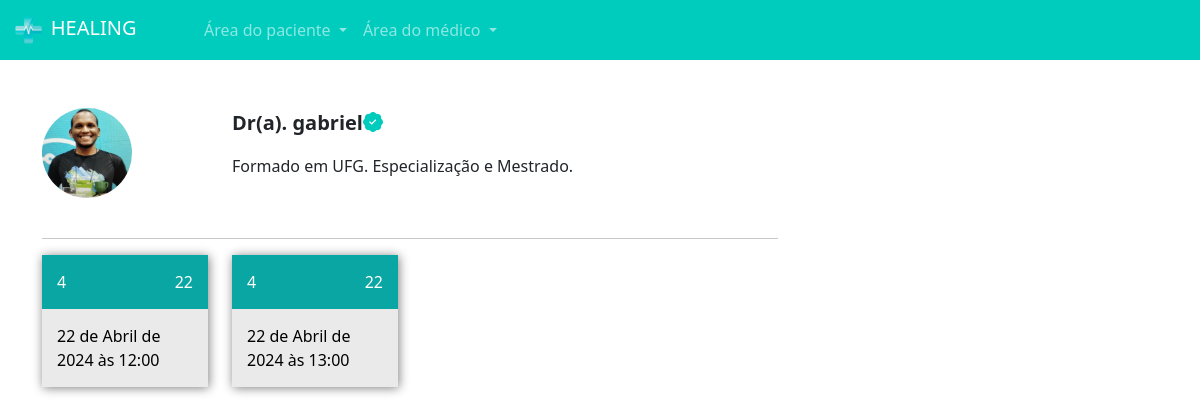
/pacientes/escolher_horario/2 (signed in), run on the app's committed database.
### medico/models.py (models this page shows, shortened)
class DadosMedico(models.Model):
    crm = models.CharField(max_length=30)
    nome = models.CharField(max_length=100)
    cep = models.CharField(max_length=15)
    rua = models.CharField(max_length=100)
    bairro = models.CharField(max_length=100)
    numero = models.IntegerField()
    rg = models.ImageField(upload_to='rgs')
    cedula_identidade_medica = models.ImageField(upload_to='cim')
    foto = models.ImageField(upload_to='fotos_perfil')
    descricao = models.TextField()
    valor_consulta = models.FloatField(default=100)
    user = models.ForeignKey(User, on_delete=models.DO_NOTHING)
    especialidade = models.ForeignKey(Especialidades, on_delete=models.DO_NOTHING)
    def __str__(self):
        return self.user.username

class DatasAbertas(models.Model):
    data = models.DateTimeField()
    user = models.ForeignKey(User, on_delete=models.DO_NOTHING) # as datas abertas estarão atreladas a um usuário
    agendado = models.BooleanField(default=False)

### paciente/views.py (the view)
# urls.py: path('escolher_horario/<int:id_dados_medicos>', views.escolher_horario, name='escolher_horario'),
@login_required
def escolher_horario(request, id_dados_medicos):
    if request.method == 'GET':
        medico = DadosMedico.objects.get(id=id_dados_medicos)
        datas_abertas = DatasAbertas.objects.filter(user=medico.user).filter(data__gte=datetime.now()).filter(agendado=False)
        return render(request, 'escolher_horario.html', {'medico': medico, 'datas_abertas': datas_abertas, 'is_medico': is_medico(request.user)})

### medico/models.py (called while the page is built)
def is_medico(user):
    return DadosMedico.objects.filter(user=user).exists()

### paciente/templates/escolher_horario.html (shortened to what this page needs)
{% extends "bases/base.html" %}
{% load static %}
{% block 'head' %}
    <link rel="stylesheet" href="{% static 'medicos/css/abrir_horario.css' %}">
    <link rel="stylesheet" href="{% static 'usuarios/css/usuarios.css' %}">
    <link rel="stylesheet" href="{% static 'medicos/css/cadastro_medico.css' %}">
    <link rel="stylesheet" href="{% static 'pacientes/css/home.css' %}">
    <link rel="stylesheet" href="https://cdn.jsdelivr.net/npm/bootstrap-icons@1.11.3/font/bootstrap-icons.min.css">
{% endblock 'head' %}
{% block 'body' %}
{% include "partials/navbar.html" %}
    <div class="container">
        <br><br>
        <div class="row">
            <div class="col-md-8">
                <div class="row">
                    <div class="col-md-3"><img src="{{ medico.foto.url }}" class="foto-perfil-card" alt=""></div>
                    <div class="col-md">
                        <p style="font-size: 20px" class="p-bold">Dr(a).  {{ medico }}<i class="bi bi-patch-check-fill icon-main"></i></p>
                        <p>{{ medico.descricao }}</p>
                    </div>
                </div>
                <br>
                <hr>
                <div class="row">
                    {% for data_aberta in datas_abertas %}
                        <div class="col-md-3">
                            <a class="link" href="{% url 'agendar_horario' data_aberta.id %}">
                            <div class='selecionar-dia'>
                            <div class="header-dias">
                                <span class="mes">
                                    {{ data_aberta.data.month }}
                                </span>
                                <span class="dia-semana">
                                    {{ data_aberta.data.day }}
                                </span>
                            </div>
                            <div class="conteudo-data">
                                {{ data_aberta.data }}
                            </div>
                            </div>
                        </a>
                        <br>
                        </div>
                    {% endfor %}
                </div>
            </div>
            <div class="col-md-4">
            </div>
        </div>
    </div>
{% endblock 'body' %}

### templates/static/geral/css/base.css (style rules this page uses)
:root { --main-color: #00CCBE; --dark-color: #09A6A3; --contrast-color: #FFD686; }
.p-bold { font-weight: bold; }

### templates/static/pacientes/css/home.css (style rules this page uses)
.foto-perfil-card { width: 90px; height: 90px; border-radius: 45px; }
.icon-main { color: var(--main-color); }
.link { text-decoration: none; }
.selecionar-dia { width: 100%; background-color: #EAEAEA; box-shadow: 1px 1px 10px gray; }
.header-dias { background-color: var(--dark-color); padding: 15px; color: white; text-decoration: none; }
.dia-semana { float: right; }
.conteudo-data { padding: 15px; color: black; }

### data on the page
DadosMedico: foto (picture), user.username "gabriel", descricao "Formado em UFG. Especialização e Mestrado."
DatasAbertas: data.month "4", data.day "22", data "22 de Abril de 2024 às 12:00"
DatasAbertas: data.month "4", data.day "22", data "22 de Abril de 2024 às 13:00"
